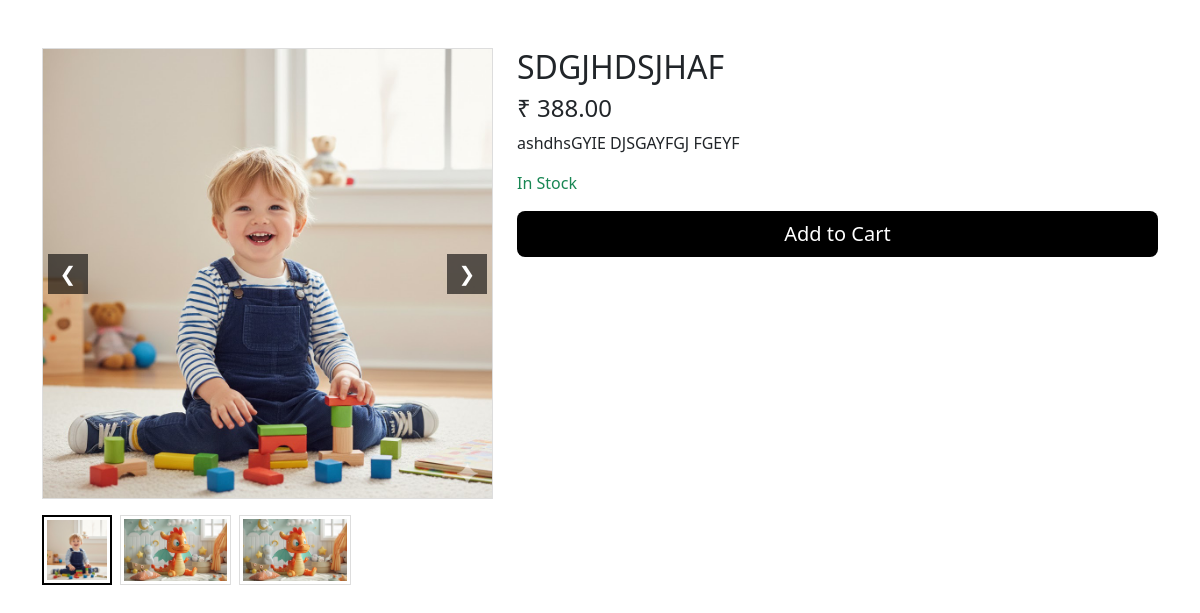
The app's page /product/2/, older data.
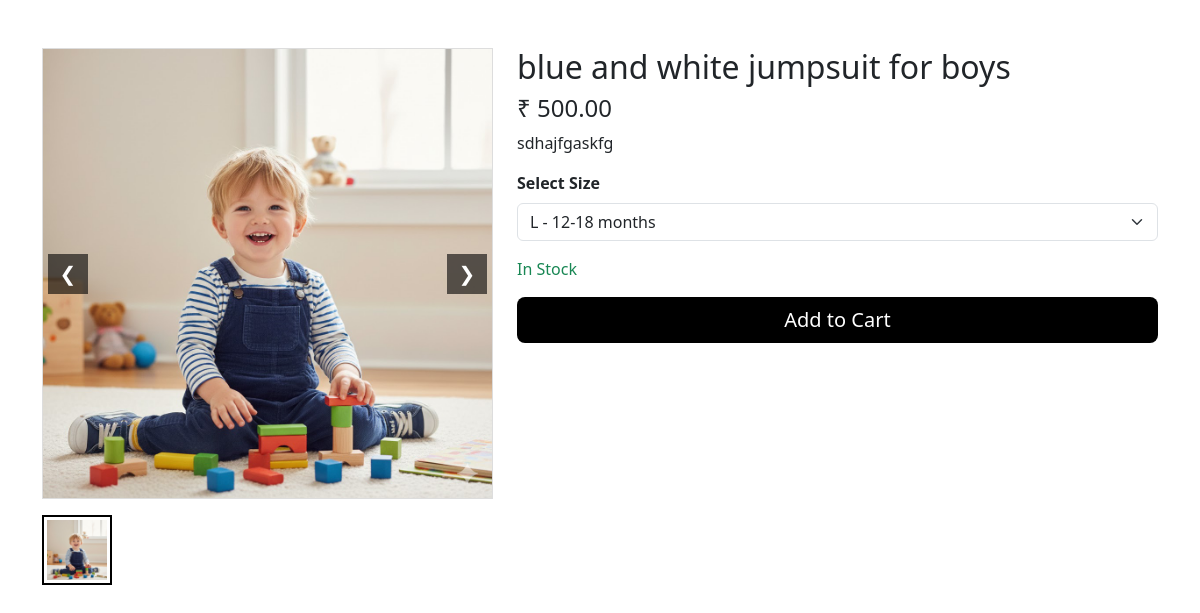
The same page, newer data.
### products/models.py (models this page shows, shortened)
class Product(models.Model):
    category = models.ForeignKey(Category, on_delete=models.CASCADE)
    brand = models.ForeignKey(
        Brand,
        on_delete=models.SET_NULL,
        null=True,
        blank=True
    )
    name = models.CharField(max_length=200)
    description = models.TextField(blank=True)
    price = models.DecimalField(max_digits=10, decimal_places=2)
    image = models.ImageField(upload_to='products/')
    stock = models.PositiveIntegerField()
    sizes = models.ManyToManyField(Size, blank=True)
    is_available = models.BooleanField(default=True)

class ProductImage(models.Model):
    product = models.ForeignKey(
        Product,
        on_delete=models.CASCADE,
        related_name='images'
    )
    image = models.ImageField(upload_to='products/more/')

### products/views.py (the view)
# urls.py: path('product/<int:id>/', views.product_detail, name='product_detail'),
def product_detail(request, id):
    product = get_object_or_404(Product, id=id, is_available=True)
    return render(request, 'products/product_detail.html', {
        'product': product
    })

### products/models.py (called while the page is built)
    def __str__(self):
        if self.category_type == 'kids':
            return f"{self.label} - {self.age_group}"
        return f"{self.label} ({self.category_type})"

### templates/products/product_detail.html (shortened to what this page needs)
{% load static %}
<!DOCTYPE html>
<html lang="en">
<head>
    <link rel="stylesheet"
          href="https://cdn.jsdelivr.net/npm/bootstrap@5.3.2/dist/css/bootstrap.min.css">
    <link rel="stylesheet" href="{% static 'css/style.css' %}">
</head>
<body>
<div class="container mt-5">
    <div class="row">
        <div class="col-md-5">
            <div class="image-wrapper mb-3">
                <button class="arrow-btn arrow-left" onclick="showPrev()">❮</button>
                <img id="mainImage"
                     src="{{ product.image.url }}"
                     alt="{{ product.name }}">
                <button class="arrow-btn arrow-right" onclick="showNext()">❯</button>
            </div>
            <div class="d-flex gap-2 flex-wrap">
                <img src="{{ product.image.url }}"
                     class="thumb-img active"
                     onclick="changeImage(this)">
                {% for img in product.images.all %}
                    <img src="{{ img.image.url }}"
                         class="thumb-img"
                         onclick="changeImage(this)">
                {% endfor %}
            </div>
        </div>
        <div class="col-md-7">
            <h2>{{ product.name }}</h2>
            <h4>₹ {{ product.price }}</h4>
            <p>{{ product.description }}</p>
            {% if product.sizes.all %}
                <label class="form-label"><strong>Select Size</strong></label>
                <select class="form-select mb-3">
                    {% for size in product.sizes.all %}
                        <option>{{ size }}</option>
                    {% endfor %}
                </select>
            {% endif %}
            {% if product.stock > 0 %}
                <p class="text-success">In Stock</p>
            {% else %}
                <p class="text-danger">Out of Stock</p>
            {% endif %}
            <a href="{% url 'cart:add_to_cart' product.id %}"
   class="btn btn-dark btn-lg w-100">
   Add to Cart
</a>
        </div>
    </div>
</div>
</body>
</html>

### static/css/style.css (style rules this page uses)
.btn-dark { background-color: #000; border: none; }
img { max-height: 450px; object-fit: cover; }
.btn-dark { background-color: #000; }
.image-wrapper { position: relative; overflow: hidden; border: 1px solid #ddd; }
.image-wrapper img { width: 100%; transition: transform 0.4s ease; cursor: zoom-in; }
.arrow-btn { position: absolute; top: 50%; transform: translateY(-50%); background: rgba(0,0,0,0.6); color: #fff; border: none; width: 40px; height: 40px; font-size: 20px; cursor: pointer; z-index: 10; }
.arrow-left { left: 5px; }
.arrow-right { right: 5px; }
.thumb-img { height: 70px; cursor: pointer; border: 1px solid #ddd; padding: 3px; }
.thumb-img.active { border: 2px solid #000; }

Row changes from the older to the newer data that the page shows:
removed ProductImage: image (picture)
removed ProductImage: image (picture)
changed Product: name "SDGJHDSJHAF" → "blue and white jumpsuit for boys"; price "388.00" → "500.00"; description "ashdhsGYIE DJSGAYFGJ FGEYF" → "sdhajfgaskfg"
Text that changed along with them:
form field value: (not shown) → "L - 12-18 months"
text now shown: "Select Size"
